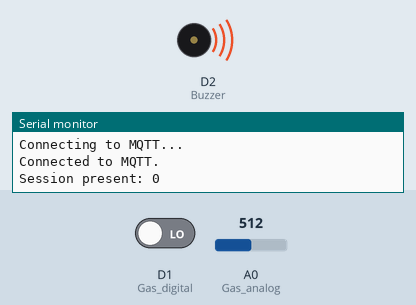
Bench run of a sketch on a simulated ESP8266 (NodeMCU). Shown: buzzer (waves = sounding, pin HIGH), the last lines printed to the serial monitor. The test bench sets the inputs (shaded band); at power-on: A0 (Gas_analog) = 512, D1 (Gas_digital) LOW. WiFi joins after 1.5 s; servers stay silent unless stated; no MQTT or app messages arrive unless stated.

Above: at 1.9 s.
2.0 s: A0 (Gas_analog) set to 105
6.2 s: A0 (Gas_analog) set to 96
At 7.2 s:
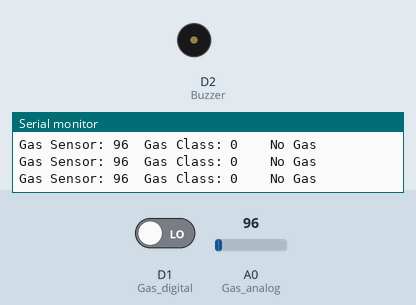
8.5 s: A0 (Gas_analog) set to 122
At 9.0 s:
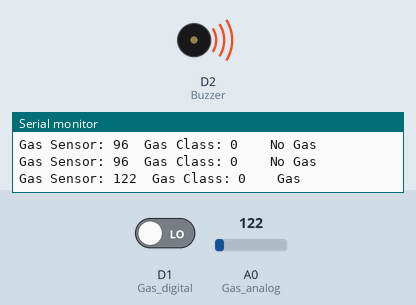
12.7 s: A0 (Gas_analog) set to 90
At 13.5 s:
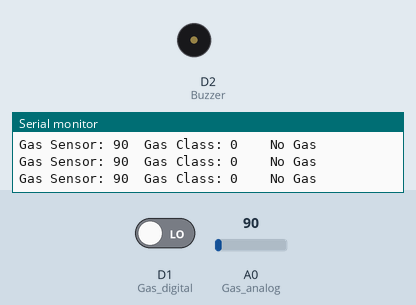
Timing chart, 0 to 15.3 s (numbered marks = the images above; inputs shaded):
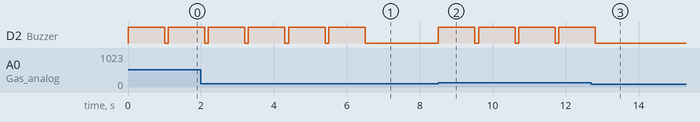

Measured:
- the behaviour switches between 101 and 100 on A0 (Gas_analog) (found by bisection; images 0 and 1)
- after the input at 6.2 s, D2 (Buzzer): goes on until 6.5 s, then stays LOW
- after the input at 8.5 s, D2 (Buzzer): alternates HIGH for 1.0 s and LOW for 0.10 s, starting at once
- after the input at 12.7 s, D2 (Buzzer): goes on until 12.8 s, then stays LOW
- by itself, D2 (Buzzer): alternates HIGH for 1.0 s and LOW for 0.10 s

The sketch:

Gas.ino
```cpp
#include <ESP8266WiFi.h>
#include <Ticker.h>
#include <AsyncMqttClient.h>

#define WIFI_SSID "AndroidAP"
#define WIFI_PASSWORD "rnq20cck"

#define MQTT_HOST IPAddress(192, 168, 43, 224)
#define MQTT_PORT 1883

#include <WiFiClient.h>
#include <ESP8266WebServer.h>

int Buzzer = D2;        // used for ESP8266
int Gas_analog = A0;    // used for ESP8266
int Gas_digital = D1;   // used for ESP8266

AsyncMqttClient mqttClient;
Ticker mqttReconnectTimer;

WiFiEventHandler wifiConnectHandler;
WiFiEventHandler wifiDisconnectHandler;
Ticker wifiReconnectTimer;

void connectToWifi() {
  Serial.println("Connecting to Wi-Fi...");
  WiFi.begin(WIFI_SSID, WIFI_PASSWORD);
}

void connectToMqtt() {
  Serial.println("Connecting to MQTT...");
  mqttClient.connect();
  mqttClient.setWill("system/status", 1, true, "ende");
}

void onWifiConnect(const WiFiEventStationModeGotIP& event) {
  Serial.println("Connected to Wi-Fi.");
  connectToMqtt();
}

void onWifiDisconnect(const WiFiEventStationModeDisconnected& event) {
  Serial.println("Disconnected from Wi-Fi.");
  mqttReconnectTimer.detach(); // ensure we don't reconnect to MQTT while reconnecting to Wi-Fi
  wifiReconnectTimer.once(2, connectToWifi);
}

void onMqttConnect(bool sessionPresent) {
  Serial.println("Connected to MQTT.");
  Serial.print("Session present: ");
  Serial.println(sessionPresent);
}

void onMqttDisconnect(AsyncMqttClientDisconnectReason reason) {
  Serial.println("Disconnected from MQTT.");

  if (WiFi.isConnected()) {
    mqttReconnectTimer.once(2, connectToMqtt);
  }
}

void setup() {
  Serial.begin(115200);
  Serial.println();

  pinMode(Buzzer, OUTPUT);
  pinMode(Gas_digital, INPUT);

  wifiConnectHandler = WiFi.onStationModeGotIP(onWifiConnect);
  wifiDisconnectHandler = WiFi.onStationModeDisconnected(onWifiDisconnect);

  mqttClient.onConnect(onMqttConnect);
  mqttClient.onDisconnect(onMqttDisconnect);
  mqttClient.setServer(MQTT_HOST, MQTT_PORT);

  connectToWifi();
}


void handleGas() {
 int gassensorAnalog = analogRead(Gas_analog);
  int gassensorDigital = digitalRead(Gas_digital);

  Serial.print("Gas Sensor: ");
  Serial.print(gassensorAnalog);
  Serial.print("\t");
  Serial.print("Gas Class: ");
  Serial.print(gassensorDigital);
  Serial.print("\t");
  Serial.print("\t");

  if (gassensorAnalog > 100) {
    Serial.println("Gas");
    digitalWrite (Buzzer, HIGH) ; //send tone
    delay(1000);
    digitalWrite (Buzzer, LOW) ;  //no tone

    uint16_t packetIdPub2 = mqttClient.publish("presence_detection_infrared", 1, true, String("Gas erkannt").c_str());
    Serial.println(packetIdPub2);
  }
  else {
    Serial.println("No Gas");
  }
  delay(100);
}


void loop() {
  handleGas();
}
```
